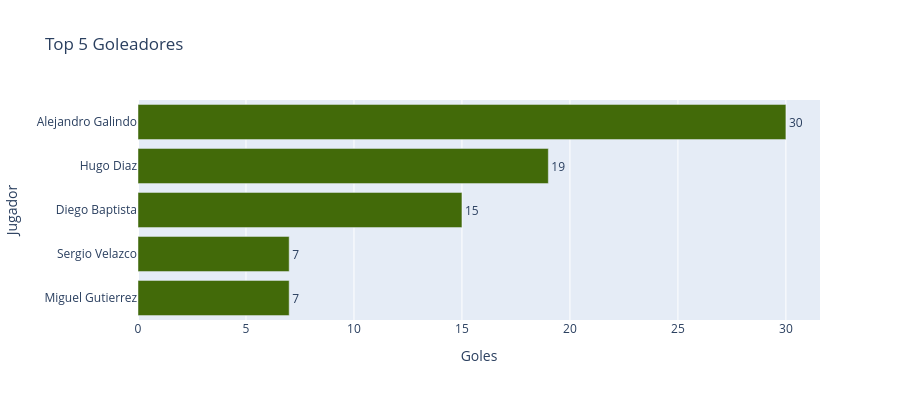

Notebook code for this chart:
### Markdown cell above
## 1. Perfiles de Impacto Ofensivo Directo

Analizamos a los jugadores con mayor participación directa en el marcador mediante tres métricas clave:
1. **Goles anotados**
2. **Asistencias repartidas**
3. **Contribuciones directas de gol** ($\text{Goles} + \text{Asistencias}$)

### Code cell
top_goles = df.nlargest(5, 'goles').sort_values('goles')

fig = px.bar(
    top_goles,
    x='goles',
    y='nombre',
    orientation='h',                             
    title="Top 5 Goleadores",
    labels={'goles': 'Goles', 'nombre': 'Jugador'},
    color_discrete_sequence=['#426a09'],        
    text='goles'                                 
)

fig.update_layout(
    xaxis_title="Goles",
    yaxis_title="Jugador",
    height=400
)

fig.update_traces(textposition='outside')

fig.show(renderer="vscode")

### Figure 1 — Plotly figure (JSON) as saved in the notebook; plotly's stock layout.template omitted (floating-point values rounded to 4 significant figures)
{"data": [{"hovertemplate": "Goles=%{text}<br>Jugador=%{y}<extra></extra>", "legendgroup": "", "marker": {"color": "#426a09", "pattern": {"shape": ""}}, "name": "", "orientation": "h", "showlegend": false, "text": [7.0, 7.0, 15.0, 19.0, 30.0], "textposition": "outside", "type": "bar", "x": [7, 7, 15, 19, 30], "xaxis": "x", "y": ["Miguel Gutierrez", "Sergio Velazco", "Diego Baptista", "Hugo Diaz", "Alejandro Galindo"], "yaxis": "y"}], "layout": {"barmode": "relative", "height": 400, "legend": {"tracegroupgap": 0}, "title": {"text": "Top 5 Goleadores"}, "xaxis": {"anchor": "y", "domain": [0, 1], "title": {"text": "Goles"}}, "yaxis": {"anchor": "x", "domain": [0, 1], "title": {"text": "Jugador"}}}}
